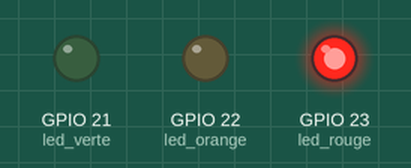
Recording of a program running on a simulated ESP32 board running MicroPython. On the bench: output pins drawn as LEDs (lit = HIGH).

Above: at 1.5 s.
At 3.5 s:
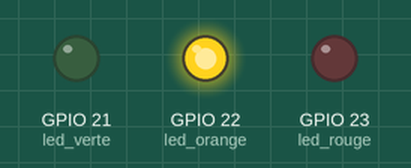
At 5.5 s:
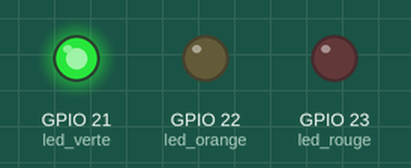
Timing chart, 0 to 9.1 s (numbered marks = the images above):
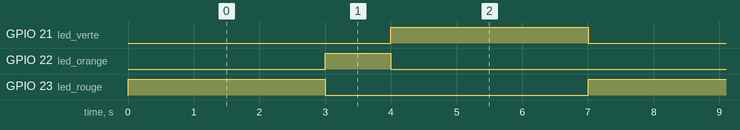

Measured:
- by itself, GPIO 21 (led_verte), GPIO 23 (led_rouge): alternates HIGH for 3.0 s and LOW for 4.0 s
- by itself, GPIO 22 (led_orange): alternates HIGH for 1.0 s and LOW for 6.0 s
- by itself, everything shown: repeats every 7.0 s, in 3 steps

The program:

feu_tricolore.py
```python
import time
from machine import Pin

# Définir les broches pour chaque LED
led_rouge = Pin(23, Pin.OUT)
led_orange = Pin(22, Pin.OUT)
led_verte = Pin(21, Pin.OUT)

# Durées d'allumage pour chaque LED en secondes
durees = [3, 1, 3]  # Rouge, Orange, Vert

# Boucle infinie pour le feu tricolore
while True:
    for led, duree in zip([led_rouge, led_orange, led_verte], durees):
        led.on()
        time.sleep(duree)
        led.off()
```
